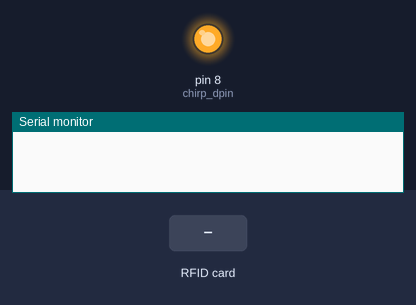
A sketch run on a simulated Arduino Uno, built with avr-gcc and run on an emulated ATmega328P. On the bench: output pins drawn as LEDs (lit = HIGH), the last lines printed to the serial monitor. The inputs (shaded band) are chosen by the test bench. Pins used as bus, display or sensor lines are not drawn.

Above: at 0.16 s.
At 1.5 s:
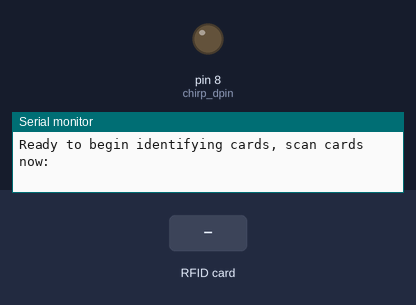
1.6 s: RFID card 5E 7A 19 C4 held to the reader
At 1.9 s:
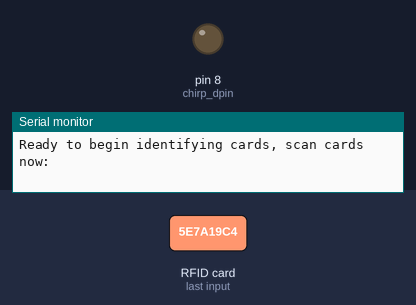
Timing chart, 0 to 4.6 s (numbered marks = the images above; inputs shaded):
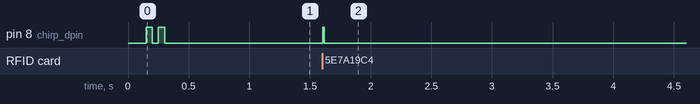

The sketch:

NFC_EXP.ino
```cpp
/*

mfrc522_id_authenticate
by N0ZYC  4/16/2014
based on example sketches

This sketch demonstrates how to use RFID tags for identification or authentication
MRF-522 reader is compatible with 13.56 MHz RFID tags: mifare1 S50, mifare1 S70 MIFARE Ultralight, mifare Pro, MIFARE DESFire
http://www.nxp.com/documents/data_sheet/MFRC522.pdf

* Pin layout should be as follows:
* Signal     Pin              Pin               Pin
*            Arduino Uno      Arduino Mega      MFRC522 board
* ------------------------------------------------------------
* Reset      9                5                 RST              reset,               can be changed on arduino, defined below
* SPI SS     10               53                SDA              slave select,        can be changed on arduino, defined below

* SPI MOSI   11               51                MOSI             master out slave in, hard-wired, varies between arduino models
* SPI MISO   12               50                MISO             master in slave out, hard-wired, varies between arduino models
* SPI SCK    13               52                SCK              spi clock,           hard-wired, varies between arduino models

BE CAREFUL!  The modules commonly available require 3.3 volts on their VCC
this module does not appear to have a level converter for 5v spi logic, but mine hasn't cooked mine yet

*/


//  include SPI and RFID libraries
#include <SPI.h>
#include <MFRC522.h>  //  library available at https://github.com/miguelbalboa/rfid


//  define changeable pins
#define SS_PIN 10  //  all SPI peripherals share the same predefined pins for miso, mosi, and sck, but each peripheral uses its own Slave Select
#define RST_PIN 9  //  the reset pin is not part of the SPI protocol, and can be shared or changed


//  operational configurations
#define startup_chirp true   //  define true to chirp twice on power-up
#define debugging     false  //  define true to display more information during read attempts


//  you can attach a little piezo beeper to make a chirp in response to reading a valid or invalid token
//  tie (-) on the beeper to ground and (+) to the specified pin:
#define chirp_dpin 8          //  define this to chirp when a token registers
#define chirp_valid_ms   100  //  define this to chirp this many ms when a valid token is presented
#define chirp_invalid_ms  10  //  define this to chirp this many ms when an invalid token is presented
//  after you're done testing, for security purposes, you may want to leave chirp_invalid_ms set to 0


//  Create MFRC522 instance
MFRC522 mfrc522(SS_PIN, RST_PIN);


//  create a list of valid RFID tokens
#define user_count 16
#define token_invalid -1  //  invalid token ID or user ID
unsigned long user_tokens [user_count] = {
  0x745CB413,0x745ADFED,0x745F0CEE,0x745DABC2,0x745E56C1,0xA9BA5D53,0xA9BE5843,0xA9BB5773,
//  0xA9C22333,0xA9B995F3,0x3281DE64,0x326733B4,0x3287CF24,0x32886664,0x3282A744,0x328755F4
  0xA9C22333,0xA9B995F4,0x3281DE64,0x326733B4,0x3287CF24,0x32886664,0x3282A744,0x328755F4  //  invalidated token B5 for testing
};

/*
A1 - A5: (my white cards)
Card UID: 13 B4 5D 74  ($745CB413 / 1952232467)   0 = A1
Card UID: ED DF 5B 74  ($745ADFED / 1952112621)   1 = A2
Card UID: EE 0C 5F 74  ($745F0CEE / 1952386286)   2 = A3
Card UID: C2 AB 5E 74  ($745DABC2 / 1952295874)   3 = A4
Card UID: C1 56 5E 74  ($745E56C1 / 1952339649)   4 = A5  secondary test token

B1 - B5: (my blue keyfobs)
Card UID: 53 5D BA A9  ($A9BA5D53 / 2847563091)   5 = B1
Card UID: 43 58 BE A9  ($A9BE5843 / 2847823939)   6 = B2
Card UID: 73 57 BB A9  ($A9BB5773 / 2847627123)   7 = B3
Card UID: 33 23 C2 A9  ($A9C22333 / 2848072499)   8 = B4
Card UID: F3 95 BA A9  ($A9B995F3 / 2847512051)   9 = B5  secondary test token

C1 - C6: (my tan keyfobs)
Card UID: 64 DE 82 32  ($3281DE64 / 847371876)  19 = C1
Card UID: B4 33 67 32  ($326733B4 / 845624244)  11 = C2
Card UID: 24 CF 88 32  ($3287CF24 / 847761188)  12 = C3
Card UID: 64 66 88 32  ($32886664 / 847799908)  13 = C4
Card UID: 44 A7 83 32  ($3282A744 / 847423300)  14 = C5
Card UID: F4 55 87 32  ($328755F4 / 847730164)  15 = C6  primary test token
*/


void setup() {
  Serial.begin(115200);  // Initialize serial communications with the PC
  delay(100);
  SPI.begin();    // Init SPI bus
  mfrc522.PCD_Init(); // Init MFRC522 card
  //  init the chirp
  #ifdef chirp_dpin
    pinMode(chirp_dpin,OUTPUT);
    //  make a double chirp at startup if so configured
    if (startup_chirp) {
      digitalWrite(chirp_dpin,HIGH);
      delay(50);
      digitalWrite(chirp_dpin,LOW);
      delay(50);
      digitalWrite(chirp_dpin,HIGH);
      delay(50);
      digitalWrite(chirp_dpin,LOW);
      delay(50);
    }
  #endif
  Serial.println("\n\nReady to begin identifying cards, scan cards now:\n\n");
}


//  return a user id (index) based on provided token id (return token_invalid if not found in user list)
int UserFromToken(unsigned long got_id) {
  for (uint16_t i = 0 ; i < user_count ; i++) {
    if (got_id == user_tokens[i]) {
      return i;
    }
  }
  return token_invalid;
}


//  return the ID of the user whose token has just been presented, or return token_invalid if no new valid token
int UserTokenPresented (boolean got_multi = false, boolean got_debug = false) {
  //  return token_invalid if no new token has been presented
  if (not mfrc522.PICC_IsNewCardPresent()) {
    return token_invalid;
  }
  //  return token_invalid if unable to read presented token
  if (not mfrc522.PICC_ReadCardSerial()) {
    return token_invalid;
  }
  //  a new functional (though not necessarily valid) token has been presented AND read
  // halt the selected card.  prevent another read moments from now (unless requested)
  if (not got_multi) {
    mfrc522.PICC_HaltA();
  }
  //  calculate token id and look up user id.  use only the first four bytes of the id (should be little endian, length valid on any token almost guaranteed unique)
  unsigned long token_id = mfrc522.uid.uidByte[0] + mfrc522.uid.uidByte[1] * 0x100 + mfrc522.uid.uidByte[2] * 0x10000 + mfrc522.uid.uidByte[3] * 0x1000000;
  int user_id = UserFromToken(token_id);
  //  print token information if requested by caller
  if (got_debug) {
    Serial.print("Card UID:");
    for (byte i = 0; i < mfrc522.uid.size; i++) {
      Serial.print(mfrc522.uid.uidByte[i] < 0x10 ? " 0" : " ");
      Serial.print(mfrc522.uid.uidByte[i], HEX);
    }
    Serial.print("  ($");
    Serial.print(token_id,HEX);
    Serial.print(" / ");
    Serial.print(token_id,DEC);
    Serial.print(") user_id = ");
    Serial.print(user_id,DEC);
    if (user_id == token_invalid) {
      Serial.print(" (invalid token / no such user)");
    }
    Serial.println();
  }
  //  chirp the beeper if configured to do so
  #ifdef chirp_dpin
    if ((user_id != token_invalid) && (chirp_valid_ms > 0)) {
      //  token is a valild user and we are supposed to chirp
      digitalWrite(chirp_dpin,HIGH);
      delay(chirp_valid_ms);
      digitalWrite(chirp_dpin,LOW);
    } else if ((user_id == token_invalid) && (chirp_invalid_ms > 0)) {
      //  token is NOT a valild user and we are supposed to chirp
      digitalWrite(chirp_dpin,HIGH);
      delay(chirp_invalid_ms);
      digitalWrite(chirp_dpin,LOW);
    }
  #endif
  //  return the user id (index) or token_invalid
  return user_id;
}


//  test loop - acknowledge any valid tokens
void loop() {

  int user_id = UserTokenPresented(false,debugging);
  if (user_id != token_invalid ) {
    Serial.print("Valid user ID # "); Serial.print(user_id,DEC); Serial.println(" identified.");
  }

}
```

Measured:
- after the input at 1.6 s, pin 8 (chirp_dpin): LOW → HIGH at once, → LOW 0.01 s later
